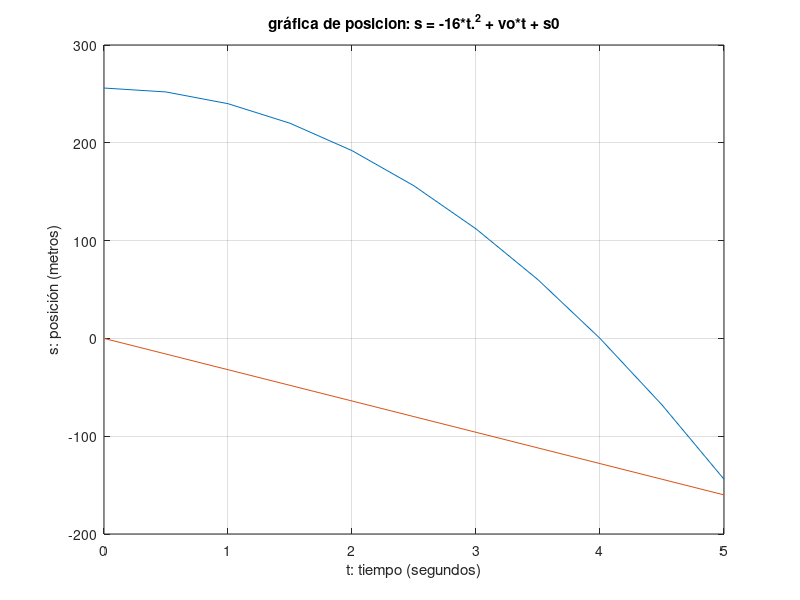

Recreate this plot in MATLAB.
%% ITESS-TICS
%% Enero-Junio 2024
%% TI202 CALCULO INTEGRAL
%% Francisco Javier Montecillo Puente
%% U3: aplicacciones integral
%%   Movimiento rectilineo
%% 13 mayo 2024

t = 0:0.5:5
vo = 0
s0 = 256

s = -16*t.^2 + vo*t + s0
ds = -16*2*t + vo*1 + 0

[t' s' ds']

plot(t, s)
xlabel('t: tiempo (segundos)')
ylabel('s: posición (metros)')
grid on
title ('gráfica de posicion: s = -16*t.^2 + vo*t + s0')
hold on
plot(t, ds)


